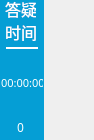
<?xml version="1.0" encoding="UTF-8"?>
<ui version="4.0">
 <class>UIHoverWindow</class>
 <widget class="QWidget" name="UIHoverWindow">
  <property name="geometry">
   <rect>
    <x>0</x>
    <y>0</y>
    <width>94</width>
    <height>140</height>
   </rect>
  </property>
  <property name="minimumSize">
   <size>
    <width>20</width>
    <height>0</height>
   </size>
  </property>
  <property name="maximumSize">
   <size>
    <width>1678</width>
    <height>16777215</height>
   </size>
  </property>
  <property name="windowTitle">
   <string>UIHoverWindow</string>
  </property>
  <widget class="QLabel" name="back_label">
   <property name="geometry">
    <rect>
     <x>0</x>
     <y>0</y>
     <width>44</width>
     <height>141</height>
    </rect>
   </property>
   <property name="styleSheet">
    <string notr="true">background-color: rgb(5, 158, 213);</string>
   </property>
   <property name="text">
    <string/>
   </property>
  </widget>
  <widget class="QLabel" name="label">
   <property name="geometry">
    <rect>
     <x>5</x>
     <y>0</y>
     <width>31</width>
     <height>41</height>
    </rect>
   </property>
   <property name="font">
    <font>
     <family>微软雅黑</family>
     <pointsize>12</pointsize>
    </font>
   </property>
   <property name="styleSheet">
    <string notr="true">color: rgb(255, 255, 255);</string>
   </property>
   <property name="text">
    <string>答疑
时间</string>
   </property>
  </widget>
  <widget class="QLabel" name="label_4">
   <property name="geometry">
    <rect>
     <x>5</x>
     <y>50</y>
     <width>31</width>
     <height>31</height>
    </rect>
   </property>
   <property name="styleSheet">
    <string notr="true">border-image: url(:/LoginWindow/images/hoverCamera.png);</string>
   </property>
   <property name="text">
    <string/>
   </property>
  </widget>
  <widget class="QLabel" name="timer_label">
   <property name="geometry">
    <rect>
     <x>1</x>
     <y>75</y>
     <width>42</width>
     <height>15</height>
    </rect>
   </property>
   <property name="font">
    <font>
     <family>微软雅黑</family>
     <pointsize>8</pointsize>
    </font>
   </property>
   <property name="styleSheet">
    <string notr="true">color: rgb(255, 255, 255);</string>
   </property>
   <property name="text">
    <string>00:00:00</string>
   </property>
  </widget>
  <widget class="QLabel" name="label_6">
   <property name="geometry">
    <rect>
     <x>-5</x>
     <y>100</y>
     <width>51</width>
     <height>21</height>
    </rect>
   </property>
   <property name="styleSheet">
    <string notr="true">border-image: url(:/LoginWindow/images/hoverChat.png);</string>
   </property>
   <property name="text">
    <string/>
   </property>
  </widget>
  <widget class="QLabel" name="chatNum_label">
   <property name="geometry">
    <rect>
     <x>5</x>
     <y>120</y>
     <width>31</width>
     <height>15</height>
    </rect>
   </property>
   <property name="font">
    <font>
     <family>微软雅黑</family>
     <pointsize>9</pointsize>
     <weight>50</weight>
     <bold>false</bold>
    </font>
   </property>
   <property name="styleSheet">
    <string notr="true">color: rgb(255, 255, 255);</string>
   </property>
   <property name="text">
    <string>0</string>
   </property>
   <property name="alignment">
    <set>Qt::AlignCenter</set>
   </property>
  </widget>
  <widget class="QLabel" name="label_2">
   <property name="geometry">
    <rect>
     <x>6</x>
     <y>47</y>
     <width>32</width>
     <height>2</height>
    </rect>
   </property>
   <property name="styleSheet">
    <string notr="true">background-color: rgb(255, 255, 255);</string>
   </property>
   <property name="text">
    <string/>
   </property>
  </widget>
 </widget>
 <layoutdefault spacing="6" margin="11"/>
 <resources>
  <include location="loginwindow.qrc"/>
 </resources>
 <connections/>
</ui>
